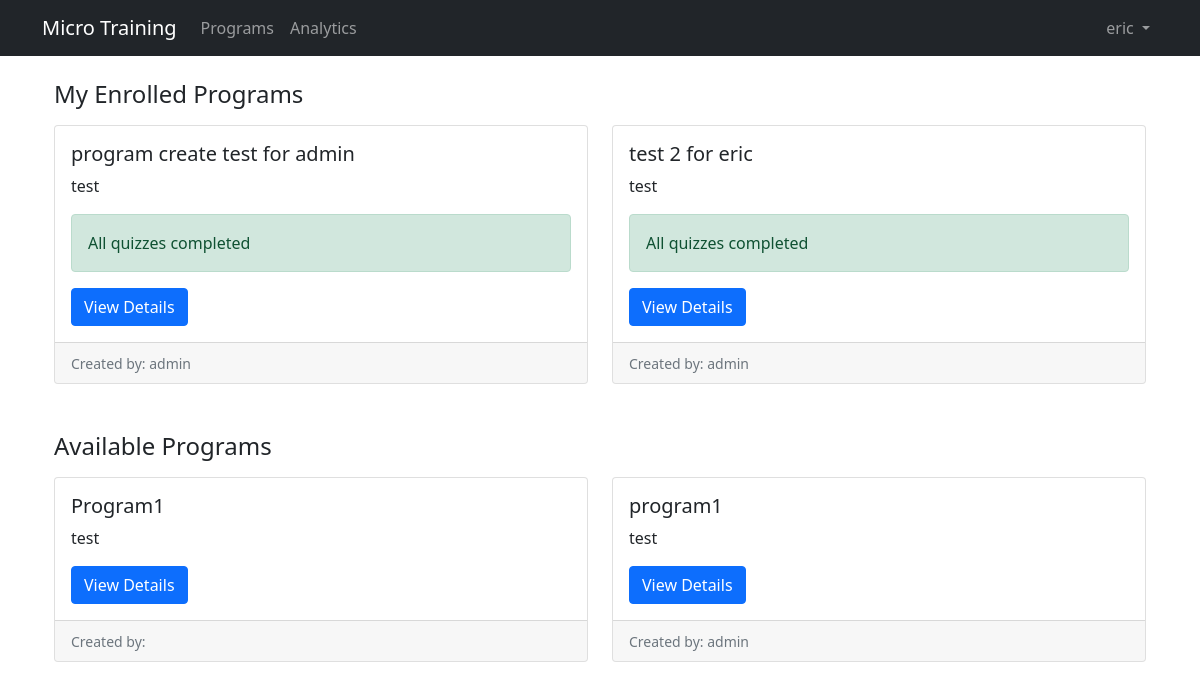
Page /courses/ (signed in) on the committed database.
### accounts/models.py (models this page shows, shortened)
class User(AbstractUser):
    is_manager = models.BooleanField(
        default=False,
        verbose_name='is_manager'
    )
    department = models.CharField(
        max_length=100,
        blank=True,  # 允许为空
        verbose_name='Department'
    )
    class Meta:
        db_table = 'users'
        verbose_name = 'User'
        verbose_name_plural = 'Users'

### courses/models.py (models this page shows, shortened)
class Program(models.Model):
    title = models.CharField(max_length=200)
    description = models.TextField()
    created_at = models.DateTimeField(auto_now_add=True)
    updated_at = models.DateTimeField(auto_now=True)
    created_by = models.ForeignKey(
        settings.AUTH_USER_MODEL,
        on_delete=models.CASCADE,
        related_name='created_programs',
        null=True,
        blank=True
    )
    enrolled_users = models.ManyToManyField(
        settings.AUTH_USER_MODEL,
        through='Enrollment',
        related_name='enrolled_programs',
        through_fields=('program', 'user')
    )

### courses/views.py (the view)
# urls.py: path('', views.ProgramListView.as_view(), name='program_list'),
class ProgramListView(LoginRequiredMixin, ListView):
    model = Program
    template_name = 'courses/program_list.html'
    context_object_name = 'programs'
    def get_queryset(self):
        if self.request.user.is_manager:
            return Program.objects.filter(created_by=self.request.user)
        else:
            return Program.objects.all()
    def get_context_data(self, **kwargs):
        context = super().get_context_data(**kwargs)
        if not self.request.user.is_manager:
            enrolled_programs = Program.objects.filter(enrolled_users=self.request.user)
            for program in enrolled_programs:
                total_quizzes = Quiz.objects.filter(
                    lesson__topic__program=program
                ).count()
                completed_quizzes = QuizResponse.objects.filter(
                    quiz__lesson__topic__program=program,
                    user=self.request.user
                ).count()
                program.pending_quizzes = total_quizzes - completed_quizzes
            context['enrolled_programs'] = enrolled_programs
            context['available_programs'] = Program.objects.exclude(enrolled_users=self.request.user)
        return context

### courses/templates/courses/program_list.html (shortened to what this page needs)
{% extends "base.html" %}
{% block content %}
<div class="container mt-4">
    {% if not user.is_manager %}
    <h4 class="mb-3">My Enrolled Programs</h4>
    <div class="row">
        {% for program in enrolled_programs %}
        <div class="col-md-6 mb-4">
            <div class="card h-100">
                <div class="card-body">
                    <h5 class="card-title">{{ program.title }}</h5>
                    <p class="card-text">{{ program.description }}</p>
                    {% if program.pending_quizzes > 0 %}
                    <div class="alert alert-warning mb-3">
                        <i class="fas fa-exclamation-circle"></i>
                        {{ program.pending_quizzes }} quiz{{ program.pending_quizzes|pluralize:"zes" }} pending
                    </div>
                    {% else %}
                    <div class="alert alert-success mb-3">
                        All quizzes completed
                    </div>
                    {% endif %}
                    <a href="{% url 'courses:program_detail' program.pk %}" class="btn btn-primary">View Details</a>
                </div>
                <div class="card-footer">
                    <small class="text-muted">Created by: {{ program.created_by.username }}</small>
                </div>
            </div>
        </div>
        {% empty %}
        <div class="col-12">
            <p class="text-muted">You haven't enrolled in any programs yet.</p>
        </div>
        {% endfor %}
    </div>
    <h4 class="mb-3 mt-4">Available Programs</h4>
    <div class="row">
        {% for program in available_programs %}
        <div class="col-md-6 mb-4">
            <div class="card h-100">
                <div class="card-body">
                    <h5 class="card-title">{{ program.title }}</h5>
                    <p class="card-text">{{ program.description }}</p>
                    <a href="{% url 'courses:program_detail' program.pk %}" class="btn btn-primary">View Details</a>
                </div>
                <div class="card-footer">
                    <small class="text-muted">Created by: {{ program.created_by.username }}</small>
                </div>
            </div>
        </div>
        {% empty %}
        <div class="col-12">
            <p class="text-muted">No available programs to join.</p>
        </div>
        {% endfor %}
    </div>
    {% endif %}
</div>
{% endblock %}

### templates/base.html (shortened to what this page needs)
{% load static %}
<!DOCTYPE html>
<html lang="en">
<head>
    <link href="https://cdn.jsdelivr.net/npm/bootstrap@5.1.3/dist/css/bootstrap.min.css" rel="stylesheet">
</head>
<body>
    <nav class="navbar navbar-expand-lg navbar-dark bg-dark">
        <div class="container">
            <a class="navbar-brand" href="{% url 'home' %}">Micro Training</a>
            <div class="collapse navbar-collapse" id="navbarNav">
                <ul class="navbar-nav me-auto">
                    {% if user.is_authenticated %}
                    <li class="nav-item">
                        <a class="nav-link" href="{% url 'courses:program_list' %}">Programs</a>
                    </li>
                    <li class="nav-item">
                        {% if user.is_manager %}
                        <a class="nav-link" href="{% url 'analytics:manager_dashboard' %}">Analytics</a>
                        {% else %}
                        <a class="nav-link" href="{% url 'analytics:user_dashboard' %}">Analytics</a>
                        {% endif %}
                    </li>
                    {% endif %}
                </ul>
                <ul class="navbar-nav">
                    {% if user.is_authenticated %}
                    <li class="nav-item dropdown">
                        <a class="nav-link dropdown-toggle" href="#" id="userDropdown" role="button" data-bs-toggle="dropdown">
                            {{ user.username }}
                        </a>
                    </li>
                    {% endif %}
                </ul>
            </div>
        </div>
    </nav>
    <div class="container mt-4">
        {% block content %}
        {% endblock %}
    </div>
</body>
</html>

### rows in the picture
User: username "eric"
Program: title "program create test for admin", description "test", shows "All quizzes completed", created_by.username "admin"
Program: title "test 2 for eric", description "test", shows "All quizzes completed", created_by.username "admin"
Program: title "Program1", description "test"
Program: title "program1", description "test", created_by.username "admin"
